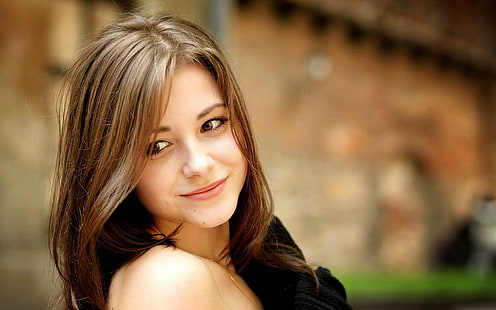
#> input picture data/face.jpg, 496 x 310 px; its folder holds 4 pictures in this run
$ jupyter execute --allow-errors 'Read Images.ipynb'   (shell and % lines are left out)
#> lines starting #> are read from the running program, lines starting #| are printed output that depends on the picture
**Mount Drive**

[cell 1]
from google.colab import drive
#> (the rest of this cell did not finish here and is left out)

**Import Libraries**

[cell 2]
import numpy as np
import pandas as pd
import matplotlib.pyplot as plt
import cv2
from PIL import Image
import os
import glob

#**Open a particular image from a path: (Read 1 image)**

**Using OpenCV**

[cell 3]
#Read the image in original format

img = cv2.imread('/content/drive/MyDrive/Computer Vision/Image Processing/Data/Shraddha.jpg')
#> (the rest of this cell did not finish here and is left out)

[cell 4]
# [7 lines of commented-out code are left out]

im = cv2.imread('/content/drive/MyDrive/Computer Vision/Image Processing/Data/Shraddha.jpg')
#> (the rest of this cell did not finish here and is left out)

**Using PIL**

#> (a cell that did not finish here is left out)

#> (a cell that did not finish here is left out)

**Using Matplotlib**

[cell 7]
import matplotlib.pyplot as plt

#> (the rest of this cell did not finish here and is left out)

**Using try and except**

[cell 8]
try:
 img = Image.open('/content/drive/MyDrive/Computer Vision/Image Processing/Data/fort.jpg')
except IOError:
 pass

img

#**Read multiple image from a folder**

**Using Glob**

[cell 9]
import cv2
import numpy
import glob

folders = glob.glob('/content/drive/MyDrive/Computer Vision/Image Processing/Data')
#> folders = []
imagenames_list = []
for folder in folders:
    for f in glob.glob(folder+'/*.jpg'):
        imagenames_list.append(f)

read_images = []
for image in imagenames_list:
    read_images.append(cv2.imread(image, cv2.IMREAD_GRAYSCALE))

[cell 10]
imagenames_list

[cell 11]
read_images

#> (a cell that did not finish here is left out)

#> (a cell that did not finish here is left out)

[cell 14]
#Set the path where images are stored

img_dir = "/content/drive/MyDrive/Computer Vision/Image Processing/Data" # Enter Directory of all images
data_path = os.path.join(img_dir,'*jpg')
files = glob.glob(data_path)
data = []
for f1 in files:
    img1 = cv2.imread(f1)
#> img1 is the input picture: shape (310, 496, 3); mean B, G, R 68.1, 103.7, 135
    data.append(img1)
    plt.figure()
    plt.imshow(img1)
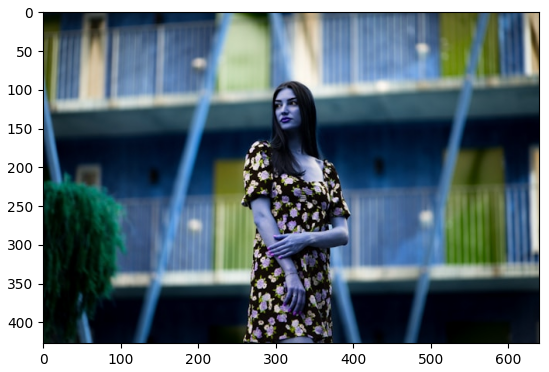
#> figure drawn by matplotlib, 1 panel; B, G, R data is drawn as R, G, B
